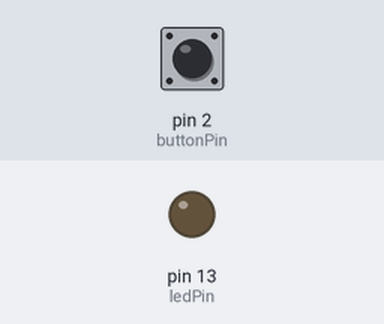
This sketch was run on a simulated Arduino Uno, built with avr-gcc and run on an emulated ATmega328P. On the bench: output pins drawn as LEDs (lit = HIGH). The test bench sets the inputs (shaded band); at power-on: pin 2 (buttonPin) LOW.

Above: at 1.2 s.
1.3 s: pin 2 (buttonPin) pulled HIGH for 0.15 s
At 3.2 s:
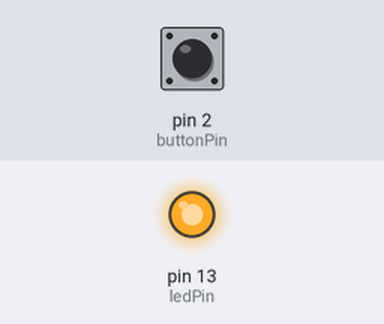
Timing chart, 0 to 10.4 s (numbered marks = the images above; inputs shaded):
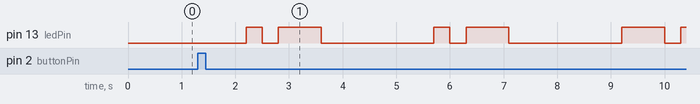

Measured:
- after the input at 1.3 s, pin 13 (ledPin): LOW → HIGH after 0.90 s, → LOW 0.30 s later, → HIGH 0.30 s later, → LOW 0.80 s later, … (11 changes in this stretch)

The sketch:

task_1_1.ino
```cpp
// Define pin numbers
const int buttonPin = 2;
const int ledPin = 13;

// Morse code timings
const int dotTime = 300;
const int dashTime = 800;
const int partGap = 300;   // Gap between dots and dashes of the same letter
const int letterGap = 900; // Gap between letters
const int wordGap = 1400;  // Gap between words

// Variable to keep track of the button press state
bool isButtonPressed = false;

// Setup function to initialize the pin modes
void setup()
{
    pinMode(buttonPin, INPUT);
    pinMode(ledPin, OUTPUT);
}

// Function to blink a dot
void blinkDot()
{
    digitalWrite(ledPin, HIGH);
    delay(dotTime);
    digitalWrite(ledPin, LOW);
    delay(partGap);
}

// Function to blink a dash
void blinkDash()
{
    digitalWrite(ledPin, HIGH);
    delay(dashTime);
    digitalWrite(ledPin, LOW);
    delay(partGap);
}

// Function to spell a letter in Morse code
void spellLetter(char letter)
{
    switch (letter)
    {
    case 'F':
        blinkDot();
        blinkDot();
        blinkDash();
        blinkDot();
        break;
    case 'A':
        blinkDot();
        blinkDash();
        break;
    case 'Y':
        blinkDash();
        blinkDot();
        blinkDash();
        blinkDash();
        break;
    case 'S':
        blinkDot();
        blinkDot();
        blinkDot();
        break;
    case 'L':
        blinkDot();
        blinkDash();
        blinkDot();
        blinkDot();
        break;
        // Add more cases for other letters as needed
    }
    delay(letterGap); // Gap between letters
}

// Loop function that waits for a button press to start the blinking
void loop()
{
    // Check if the button is pressed
    if (digitalRead(buttonPin) == HIGH && !isButtonPressed)
    {
        isButtonPressed = true; // Mark the button as pressed

        // Spell out the name
        spellLetter('Z');
        spellLetter('A');
        spellLetter('K');
        spellLetter('A');
        spellLetter('R');
        spellLetter('Y');
        spellLetter('A');

        // After spelling the name, wait for the button to be released
        while (digitalRead(buttonPin) == HIGH)
        {
            // Do nothing, just wait
        }
        isButtonPressed = false; // Reset the button press state
    }
}
```
